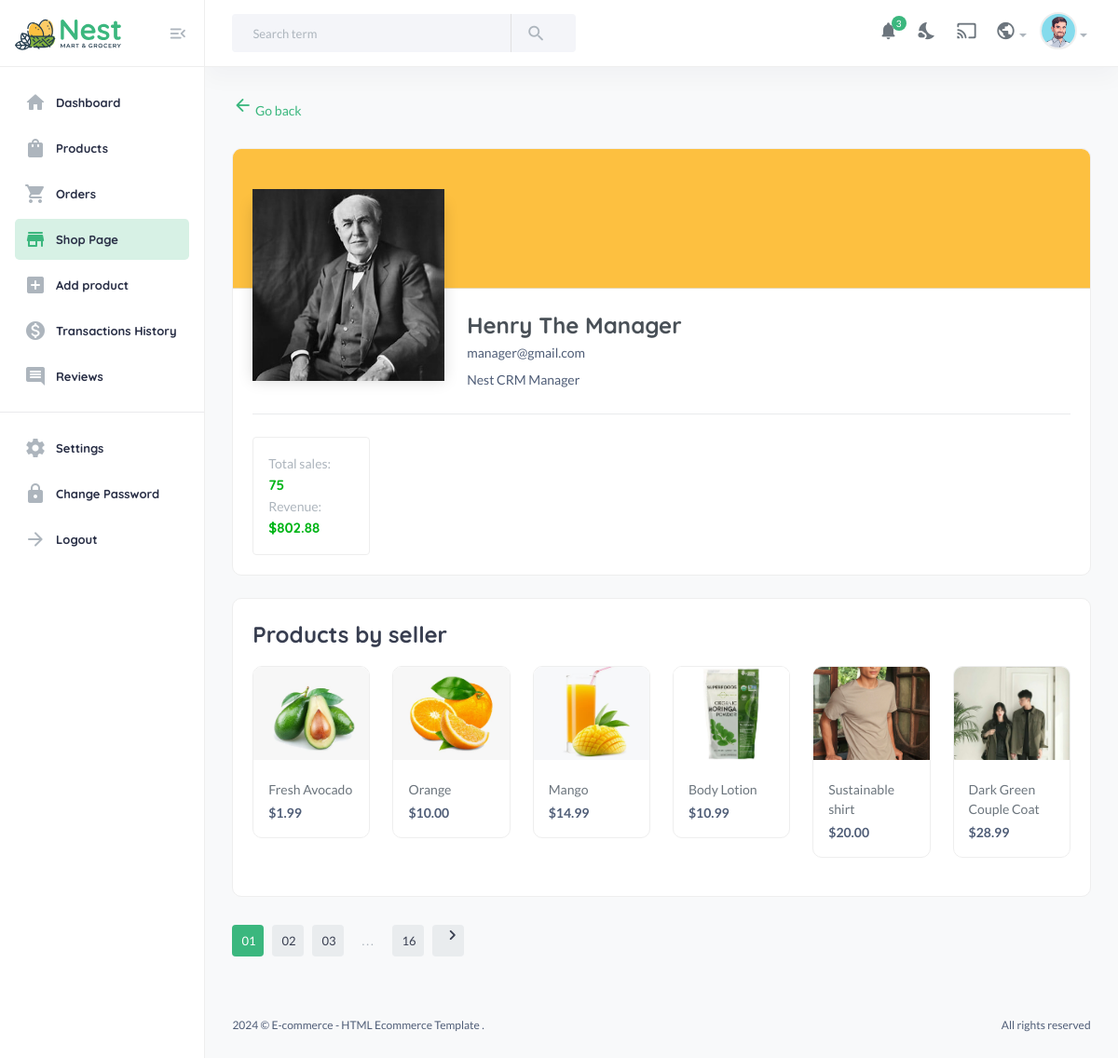
Screenshot of /useradmin/shop-page/ (signed in) with the database file from the repository.
### userauths/models.py (models this page shows, shortened)
class User(AbstractUser):
    email = models.EmailField(unique=True, null=False)
    username = models.CharField(max_length=255)
    bio = models.CharField(max_length=255)
    USERNAME_FIELD = "email"
    REQUIRED_FIELDS = ['username']

class Profile(models.Model):
    user = models.OneToOneField(User, on_delete=models.CASCADE)
    image = models.ImageField(upload_to="image", default="image/anonymous.webp")
    full_name = models.CharField(max_length=200)
    bio = models.CharField(max_length=200, null=True, blank=True)
    phone = models.CharField(max_length=200)
    verified = models.BooleanField(default=False)
    address = models.CharField(max_length=200, null=True, blank=True)
    country = models.CharField(max_length=200, null=True, blank=True)

### core/models.py (models this page shows, shortened)
class Product(models.Model):
    pid = ShortUUIDField(unique=True, length=10, prefix="prd")
    title = models.CharField(max_length=255, default="New product")
    image = models.ImageField(upload_to=user_directory_path, default="product.jpg")
    description = CKEditor5Field(null=True, blank=True, default="This is the new product", config_name="extends")
    user = models.ForeignKey(User, on_delete=models.SET_NULL, null=True)
    category = models.ForeignKey(Category, on_delete=models.SET_NULL, null=True, related_name="products")
    vendor = models.ForeignKey(Vendor, on_delete=models.SET_NULL, null=True, related_name="products")
    price = models.DecimalField(max_digits=6, decimal_places=2, default="1.99")
    old_price = models.DecimalField(max_digits=6, decimal_places=2, default="2.99")
    specifications = CKEditor5Field(null=True, blank=True, config_name="extends")
    type = models.CharField(max_length=255, default="Organic", null=True, blank=True)
    stock = models.IntegerField(default=10, null=True, blank=True)
    life = models.CharField(max_length=100, default="100 Days", null=True, blank=True)
    mfg = models.DateTimeField(auto_now_add=False, null=True, blank=True)
    tags = TaggableManager(blank=True)
    product_status = models.CharField(choices=STATUSES, max_length=10, default="in_review")
    status = models.BooleanField(default=True)
    in_stock = models.BooleanField(default=True)
    featured = models.BooleanField(default=False)
    digital =  models.BooleanField(default=False)
    sku = ShortUUIDField(unique=True, length=4, max_length=10, prefix="sku", alphabet="1234567890")
    date = models.DateTimeField(auto_now_add=True)
    updated = models.DateTimeField(null=True, blank=True)
    class Meta:
        verbose_name_plural = "Products"

### useradmin/decorators.py (the view)
    def wrapper(request, *args, **kwargs):
        if not request.user.is_superuser:
            messages.warning(request, "You are not authorized to access this page.")
            return redirect('userauths:sign-in')
        return view_function(request, *args, **kwargs)

### core/context_processors.py (called while the page is built)
def default(request):
    categories = Category.objects.all()
    vendors = Vendor.objects.all()
    min_max_price = Product.objects.aggregate(Min("price"), Max("price"))
    user_wishlist = []
    if request.user.is_authenticated:
        user_wishlist = [item.product.pid for item in WishList.objects.filter(user=request.user)]
    try:
        address = Address.objects.get(user=request.user)
    except:
        address = None
    return {
        'categories': categories,
        'vendors': vendors,
        'address': address,
        'min_max_price': min_max_price,
        'user_wishlist': user_wishlist,
    }

### useradmin/views.py (called while the page is built)
@admin_required
def shop_page(request):
    products = Product.objects.all()
    revenue = CartOrder.objects.aggregate(price=Sum("price"))
    total_sales = CartOrderItem.objects.aggregate(quantity=Sum("quantity"))
    context = {
        "products": products,
        "revenue": revenue,
        "total_sales": total_sales,
    }
    return render(request, "useradmin/shop-page.html", context)

### templates/useradmin/shop-page.html
{% extends 'useradmin/base.html' %} {% load static %} {% block content %}
<section class="content-main">
  <div class="content-header">
    <a href="javascript:history.back()"
      ><i class="material-icons md-arrow_back"></i> Go back
    </a>
  </div>
  <div class="card mb-4">
    <div class="card-header bg-brand-2" style="height: 150px"></div>
    <div class="card-body">
      <div class="row">
        <div class="col-xl col-lg flex-grow-0" style="flex-basis: 230px">
          <div
            class="img-thumbnail shadow w-100 bg-white position-relative text-center"
            style="height: 190px; width: 200px; margin-top: -120px"
          >
            <img
              src="{{request.user.profile.image.url}}"
              class="center-xy img-fluid"
              alt="Logo Brand"
            />
          </div>
        </div>
        <div class="col-xl col-lg">
          <h3>{{request.user.profile.full_name}}</h3>
          <p>{{request.user.email}}</p>
          <p>{{request.user.profile.bio}}</p>
        </div>
      </div>
      <hr class="my-4" />
      <div class="row g-4">
        <div class="col-md-12 col-lg-4 col-xl-2">
          <article class="box">
            <p class="mb-0 text-muted">Total sales:</p>
            <h5 class="text-success">{{total_sales.quantity|default:"No sales yet"}}</h5>
            <p class="mb-0 text-muted">Revenue:</p>
            <h5 class="text-success mb-0">${{revenue.price|floatformat:2}}</h5>
          </article>
        </div>
      </div>
    </div>
  </div>
  <div class="card mb-4">
    <div class="card-body">
      <h3 class="card-title">Products by seller</h3>
      <div class="row">
        {% for product in products %}
        <div class="col-xl-2 col-lg-3 col-md-6">
          <div class="card card-product-grid">
            <a href="#" class="img-wrap">
              <img src="{{product.image.url}}" style="height: 100px; width: 100%; object-fit:cover;" alt="Product" />
            </a>
            <div class="info-wrap">
              <a href="#" class="title">{{product.title}}</a>
              <div class="price mt-1">${{product.price|floatformat:2}}</div>
            </div>
          </div>
        </div>
        {% endfor%}
      </div>
    </div>
  </div>
  <div class="pagination-area mt-30 mb-50">
    <nav aria-label="Page navigation example">
      <ul class="pagination justify-content-start">
        <li class="page-item active"><a class="page-link" href="#">01</a></li>
        <li class="page-item"><a class="page-link" href="#">02</a></li>
        <li class="page-item"><a class="page-link" href="#">03</a></li>
        <li class="page-item"><a class="page-link dot" href="#">...</a></li>
        <li class="page-item"><a class="page-link" href="#">16</a></li>
        <li class="page-item">
          <a class="page-link" href="#"
            ><i class="material-icons md-chevron_right"></i
          ></a>
        </li>
      </ul>
    </nav>
  </div>
</section>
{% endblock %}

### static/assets2/css/main.css (style rules this page uses)
html, body, div, span, applet, object, iframe, h1, h2, h3, h4, h5, h6, p, blockquote, pre, a, abbr, acronym, address, big, cite, code, del, dfn, em, img, ins, kbd, q, s, samp, small, strike, strong, sub, sup, tt, var, b, u, i, center, dl, dt, dd, ol, ul, li, fieldset, form, label, legend, table, caption, tbody, tfoot, thead, tr, th, td, article, aside, canvas, details, embed, figure, figcaption, footer, header, hgroup, menu, nav, output, ruby, section, summary, time, mark, audio, video { margin: 0; padding: 0; border: 0; font-size: 100%; font: inherit; vertical-align: baseline; }
article, aside, details, figcaption, figure, footer, header, hgroup, menu, nav, section { display: block; }
body { line-height: 1; }
ol, ul { list-style: none; }
img { max-width: 100%; }
::placeholder { color: #838383; }
.position-relative { position: relative; }
hr { color: #a6acb3 !important; }
.shadow { -webkit-box-shadow: 0 0.75rem 1.5rem rgba(18, 38, 63, 0.03); box-shadow: 0 0.75rem 1.5rem rgba(18, 38, 63, 0.03); border: 1px solid #eee; }
.bg-brand-2 { background-color: #FDC040; }
.center-xy { top: 50%; left: 50%; position: absolute; -webkit-transform: translate(-50%, -50%); transform: translate(-50%, -50%); }
a { color: #3BB77E; }
body { font-family: "Lato", sans-serif; font-size: 14px; font-style: normal; font-weight: 400; line-height: 1.5; color: #4f5d77; }
h1, h2, h3, h4, h5, h6 { font-family: "Quicksand", sans-serif; color: #495057; font-weight: 800; line-height: 1.5; }
h3 { font-size: 24px; }
h5 { font-size: 15px; }
p { font-size: 14px; font-weight: 400; line-height: 24px; margin-bottom: 5px; }
p:last-child { margin-bottom: 0; }
a, button { text-decoration: none; cursor: pointer; }
.card-title { color: #383e50 !important; }
.pagination-area .page-item { margin: 0 5px; }
.pagination-area .page-item:first-child { margin-left: 0; }
.pagination-area .page-item:first-child .page-link { border-top-left-radius: 50%; border-bottom-left-radius: 50%; }
.pagination-area .page-item:last-child .page-link { border-top-right-radius: 50%; border-bottom-right-radius: 50%; }
.pagination-area .page-item.active .page-link, .pagination-area .page-item:hover .page-link { color: #fff; background: #3BB77E; }
.pagination-area .page-item .page-link { border: 0; padding: 0 10px; -webkit-box-shadow: none; box-shadow: none; outline: 0; width: 34px; height: 34px; display: block; border-radius: 4px; background: #e9ecee; line-height: 34px; text-align: center; font-size: 13px; color: #383e50; }
.pagination-area .page-item .page-link.dot { background-color: transparent; color: #adb5bd; letter-spacing: 2px; }
.pagination-area .page-item .page-link:first-child { border-top-left-radius: 4px; border-bottom-left-radius: 4px; }
.pagination-area .page-item .page-link:last-child { border-top-right-radius: 4px; border-bottom-right-radius: 4px; }
.material-icons { vertical-align: unset; }
.card { margin-bottom: 24px; -webkit-box-shadow: none; box-shadow: none; border: 1px solid #eee; border-radius: 10px; -webkit-transition-duration: 0.3s; transition-duration: 0.3s; overflow: hidden; }
.price { font-weight: 600; }
.box { padding: 1rem; border-radius: 0.25rem; border: 1px solid #eee; background: #fff; }
.img-thumbnail { padding: 0.25rem; background-color: transparent; border: none; border-radius: 0.25rem; -webkit-box-shadow: none; box-shadow: none; max-width: 100%; height: auto; }
[class*='card-product'] { border: 1px solid #eee; }
[class*='card-product'] .img-wrap { text-align: center; display: block; overflow: hidden; position: relative; background: white; }
[class*='card-product'] .img-wrap img { height: 100%; max-width: 100%; width: auto; display: inline-block; -o-object-fit: cover; object-fit: cover; }
.card-product-grid { margin-bottom: 20px; }
.card-product-grid .info-wrap { padding: 1rem; }
.card-product-grid a.title { color: #6c757d; display: block; text-decoration: none; }
.mt-30 { margin-top: 30px !important; }
.mb-50 { margin-bottom: 50px !important; }
body { position: relative; min-height: 100vh; overflow-x: hidden; }
.main-wrap .content-main { min-height: calc(100vh - 110px); }
.content-main { padding: 30px 3%; margin-left: auto; margin-right: auto; background-color: #f8f9fa; }
.content-header { display: -webkit-box; display: -ms-flexbox; display: flex; -webkit-box-align: center; -ms-flex-align: center; align-items: center; -webkit-box-pack: justify; -ms-flex-pack: justify; justify-content: space-between; margin-bottom: 30px; }

### rows the page displays
User: user.profile.image (picture), user.profile.full_name "Henry The Manager", user.email "manager@gmail.com", user.profile.bio "Nest CRM Manager"
Product: image (picture), title "Fresh Avocado", price "1.99"
Product: image (picture), title "Orange", price "10.00"
Product: image (picture), title "Mango", price "14.99"
Product: image (picture), title "Body Lotion", price "10.99"
Product: image (picture), title "Sustainable shirt", price "20.00"
Product: image (picture), title "Dark Green Couple Coat", price "28.99"

### other values shown
{{ total_sales.quantity|default:"No sales yet" }} "75"
{{ revenue.price|floatformat:2 }} "802.88"
